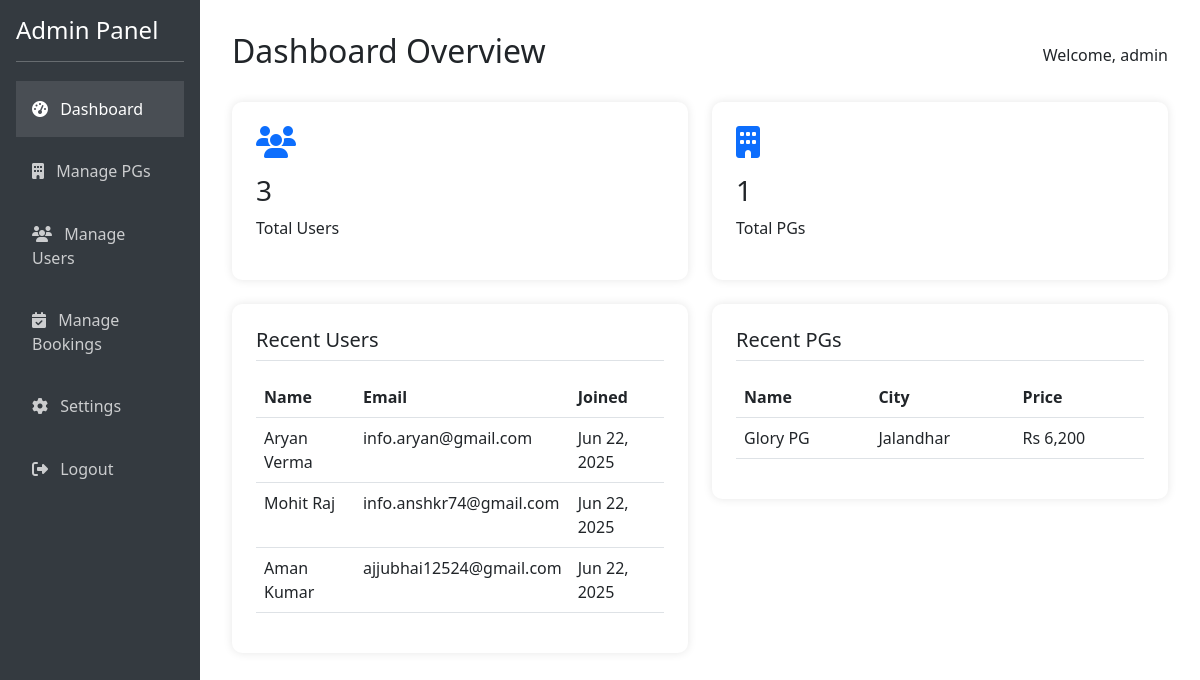
/admin_dashboard.php (signed in), run on the app's committed database.
### tables this page shows
CREATE TABLE IF NOT EXISTS `users` (
  `id` int NOT NULL AUTO_INCREMENT,
  `password` varchar(255) NOT NULL,
  `email` varchar(100) NOT NULL,
  `name` varchar(100) NOT NULL,
  `phone` varchar(20) DEFAULT NULL,
  `is_verified` tinyint(1) DEFAULT '0',
  `created_at` datetime DEFAULT CURRENT_TIMESTAMP,
  `profile_photo` varchar(255) DEFAULT NULL,
  PRIMARY KEY (`id`),
  UNIQUE KEY `email` (`email`)
);

CREATE TABLE IF NOT EXISTS `accommodations` (
  `id` int NOT NULL AUTO_INCREMENT,
  `name` varchar(255) NOT NULL,
  `location` varchar(255) NOT NULL,
  `city` varchar(255) NOT NULL,
  `price` decimal(10,2) NOT NULL,
  `description` text,
  `amenities` text,
  `contact_number` varchar(20) DEFAULT NULL,
  `address` text,
  `image` varchar(255) DEFAULT NULL,
  `rating` float DEFAULT '0',
  `gender` varchar(10) DEFAULT 'both',
  `interested` int DEFAULT '0',
  `created_at` timestamp NULL DEFAULT CURRENT_TIMESTAMP,
  `updated_at` timestamp NULL DEFAULT CURRENT_TIMESTAMP ON UPDATE CURRENT_TIMESTAMP,
  PRIMARY KEY (`id`)
);

### admin_dashboard.php (the view, shortened to what this page needs)
<?php
require_once "config.php";
$users_count = 0;
$sql = "SELECT COUNT(*) as total FROM users";
$result = mysqli_query($conn, $sql);
if($row = mysqli_fetch_assoc($result)) {
    $users_count = $row['total'];
}
$pgs_count = 0;
$sql = "SELECT COUNT(*) as total FROM accommodations";
$result = mysqli_query($conn, $sql);
if($row = mysqli_fetch_assoc($result)) {
    $pgs_count = $row['total'];
}
$recent_users = [];
$sql = "SELECT id, name, email, created_at FROM users ORDER BY created_at DESC LIMIT 5";
$result = mysqli_query($conn, $sql);
while($row = mysqli_fetch_assoc($result)) {
    $recent_users[] = $row;
}
$recent_pgs = [];
$sql = "SELECT id, name, address, price, city FROM accommodations ORDER BY id DESC LIMIT 5";
$result = mysqli_query($conn, $sql);
while($row = mysqli_fetch_assoc($result)) {
    $recent_pgs[] = $row;
}
?>
<!DOCTYPE html>
<html lang="en">
<head>
    <link rel="stylesheet" href="https://cdnjs.cloudflare.com/ajax/libs/bootstrap/5.3.0/css/bootstrap.min.css">
    <link rel="stylesheet" href="https://cdnjs.cloudflare.com/ajax/libs/font-awesome/6.4.0/css/all.min.css">
</head>
<body>
    <div class="container-fluid">
        <div class="row">
            <div class="col-md-3 col-lg-2 px-0 sidebar">
                <div class="p-3">
                    <h4>Admin Panel</h4>
                    <hr>
                    <ul class="nav flex-column">
                        <li class="nav-item">
                            <a class="nav-link active" href="admin_dashboard.php">
                                <i class="fas fa-tachometer-alt"></i> Dashboard
                            </a>
                        </li>
                        <li class="nav-item">
                            <a class="nav-link" href="admin_manage_pgs.php">
                                <i class="fas fa-building"></i> Manage PGs
                            </a>
                        </li>
                        <li class="nav-item">
                            <a class="nav-link" href="admin_manage_users.php">
                                <i class="fas fa-users"></i> Manage Users
                            </a>
                        </li>
                        <li class="nav-item">
                            <a class="nav-link" href="admin_bookings.php">
                                <i class="fas fa-calendar-check"></i> Manage Bookings
                            </a>
                        </li>
                        <li class="nav-item">
                            <a class="nav-link" href="admin_settings.php">
                                <i class="fas fa-cog"></i> Settings
                            </a>
                        </li>
                        <li class="nav-item">
                            <a class="nav-link" href="admin_logout.php">
                                <i class="fas fa-sign-out-alt"></i> Logout
                            </a>
                        </li>
                    </ul>
                </div>
            </div>
            <div class="col-md-9 col-lg-10 main-content">
                <div class="d-flex justify-content-between align-items-center mb-4">
                    <h2>Dashboard Overview</h2>
                    <div>
                        Welcome, <?php echo htmlspecialchars($_SESSION["admin_username"]); ?>
                    </div>
                </div>
                <div class="row">
                    <div class="col-md-6">
                        <div class="stat-card">
                            <i class="fas fa-users"></i>
                            <h3><?php echo $users_count; ?></h3>
                            <p>Total Users</p>
                        </div>
                    </div>
                    <div class="col-md-6">
                        <div class="stat-card">
                            <i class="fas fa-building"></i>
                            <h3><?php echo $pgs_count; ?></h3>
                            <p>Total PGs</p>
                        </div>
                    </div>
                </div>
                <div class="row">
                    <div class="col-md-6">
                        <div class="recent-list">
                            <h5>Recent Users</h5>
                            <div class="table-responsive">
                                <table class="table">
                                    <thead>
                                        <tr>
                                            <th>Name</th>
                                            <th>Email</th>
                                            <th>Joined</th>
                                        </tr>
                                    </thead>
                                    <tbody>
                                        <?php foreach($recent_users as $user): ?>
                                        <tr>
                                            <td><?php echo htmlspecialchars($user['name']); ?></td>
                                            <td><?php echo htmlspecialchars($user['email']); ?></td>
                                            <td><?php echo date('M d, Y', strtotime($user['created_at'])); ?></td>
                                        </tr>
                                        <?php endforeach; ?>
                                    </tbody>
                                </table>
                            </div>
                        </div>
                    </div>
                    <div class="col-md-6">
                        <div class="recent-list">
                            <h5>Recent PGs</h5>
                            <div class="table-responsive">
                                <table class="table">
                                    <thead>
                                        <tr>
                                            <th>Name</th>
                                            <th>City</th>
                                            <th>Price</th>
                                        </tr>
                                    </thead>
                                    <tbody>
                                        <?php foreach($recent_pgs as $pg): ?>
                                        <tr>
                                            <td><?php echo htmlspecialchars($pg['name']); ?></td>
                                            <td><?php echo htmlspecialchars($pg['city']); ?></td>
                                            <td>Rs <?php echo number_format($pg['price']); ?></td>
                                        </tr>
                                        <?php endforeach; ?>
                                    </tbody>
                                </table>
                            </div>
                        </div>
                    </div>
                </div>
            </div>
        </div>
    </div>
</body>
</html>

### admin_dashboard.php (style rules this page uses)
.sidebar { min-height: 100vh; background: #343a40; color: white; }
.sidebar .nav-link { color: rgba(255,255,255,.75); padding: 1rem; margin: 0.2rem 0; }
.sidebar .nav-link.active { color: white; background: rgba(255,255,255,.1); }
.sidebar .nav-link i { margin-right: 0.5rem; }
.main-content { padding: 2rem; }
.stat-card { background: white; border-radius: 10px; padding: 1.5rem; box-shadow: 0 0 10px rgba(0,0,0,0.1); margin-bottom: 1.5rem; }
.stat-card i { font-size: 2rem; margin-bottom: 1rem; color: #0d6efd; }
.recent-list { background: white; border-radius: 10px; padding: 1.5rem; box-shadow: 0 0 10px rgba(0,0,0,0.1); }
.recent-list h5 { margin-bottom: 1rem; padding-bottom: 0.5rem; border-bottom: 1px solid #dee2e6; }

### data on the page
users: name "Aryan Verma", email "info.aryan@gmail.com", created_at "Jun 22, 2025"
users: name "Mohit Raj", email "info.anshkr74@gmail.com", created_at "Jun 22, 2025"
users: name "Aman Kumar", email "ajjubhai12524@gmail.com", created_at "Jun 22, 2025"
accommodations: name "Glory PG", city "Jalandhar", price "6,200"

### other printed values
$_SESSION["admin_username"] "admin"
$users_count "3"
$pgs_count "1"
